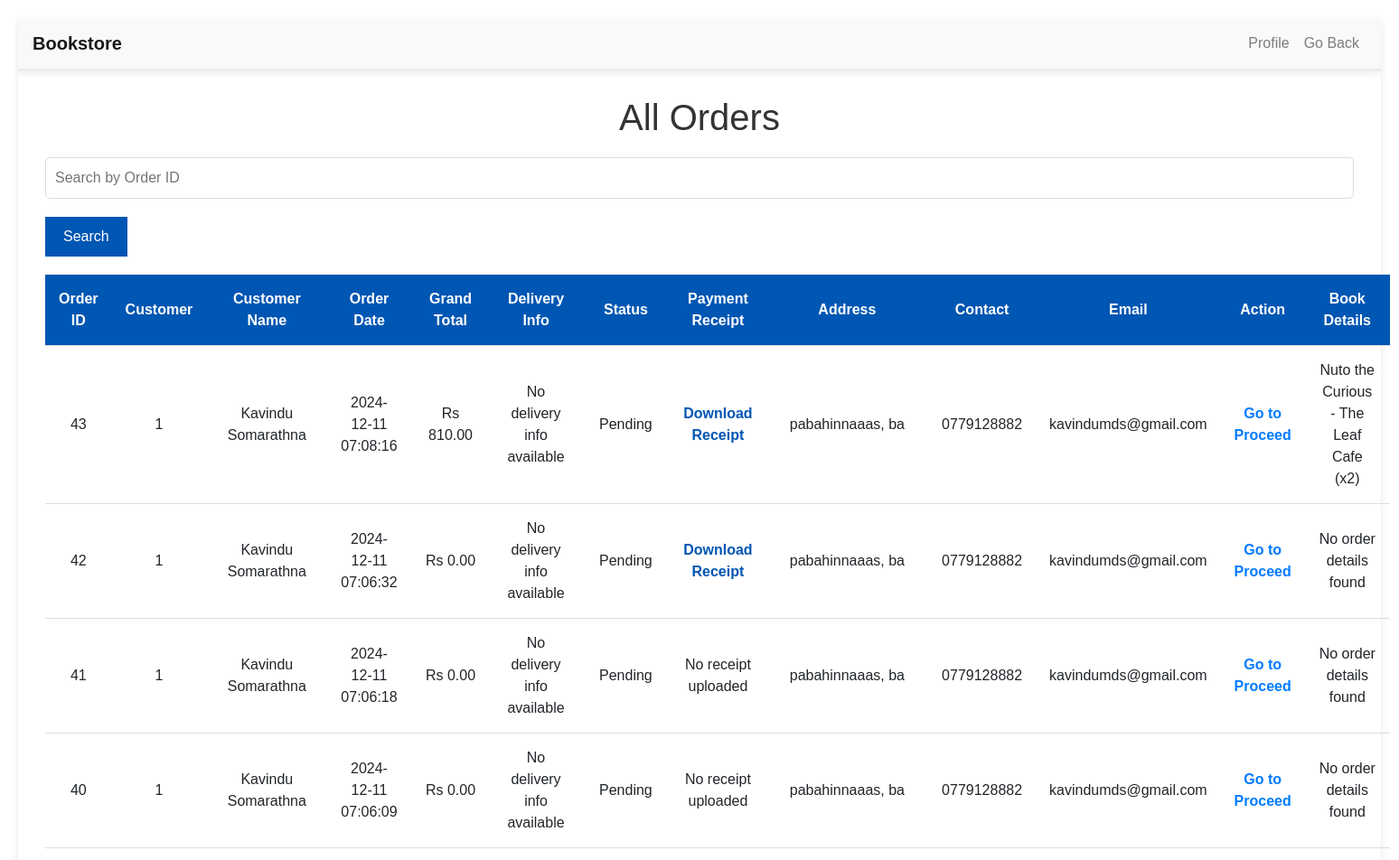
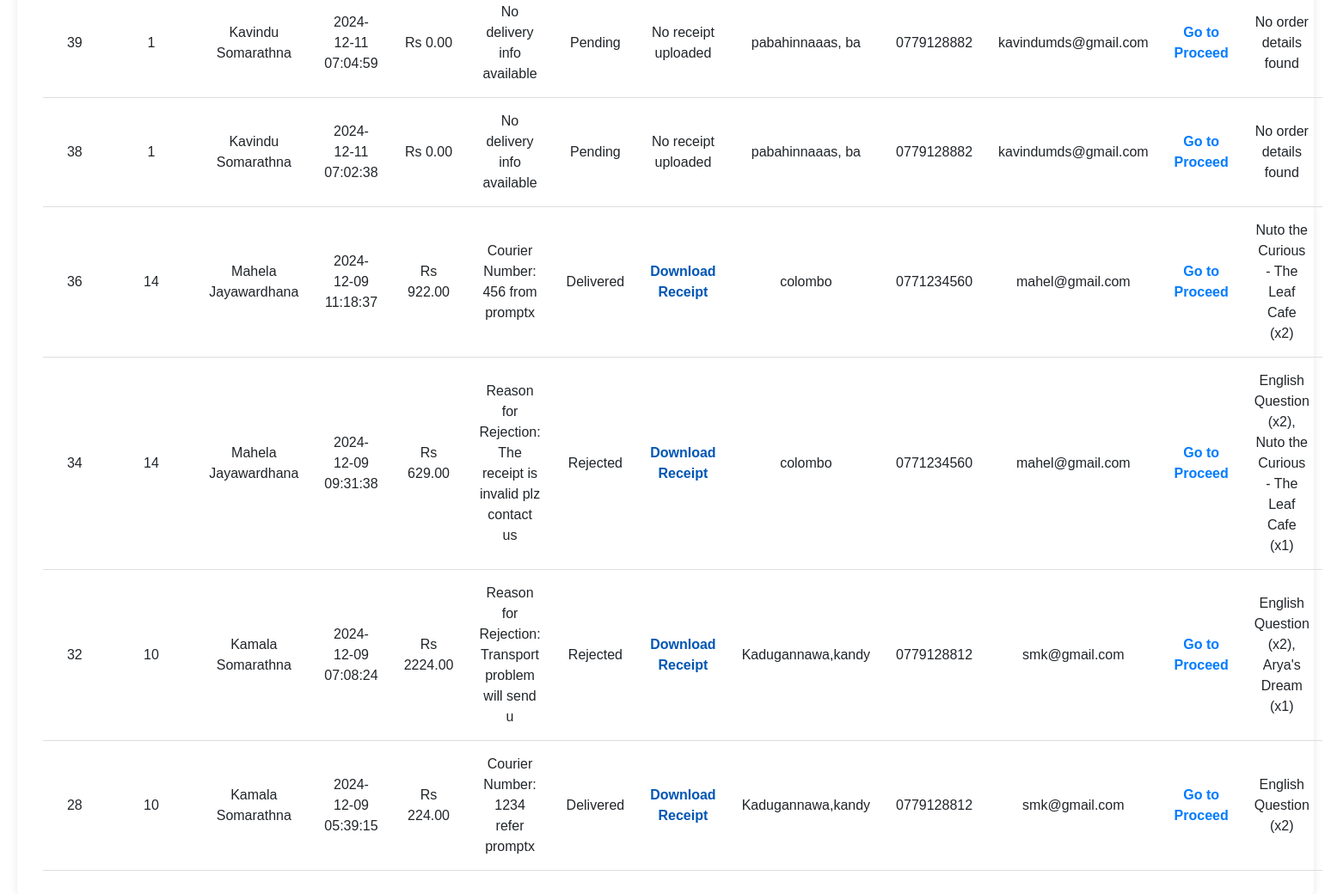
Page /orderview/employee_order.php (signed in) on the committed database (2 pictures, top to bottom).
### tables this page shows
CREATE TABLE `orders` (
  `order_id` int(11) NOT NULL,
  `grand_total` decimal(10,2) NOT NULL,
  `receipt` varchar(255) DEFAULT NULL,
  `order_date` timestamp NOT NULL DEFAULT current_timestamp(),
  `userid` int(11) NOT NULL,
  `status` varchar(50) DEFAULT 'Pending'
);

CREATE TABLE `customer` (
  `id` int(11) NOT NULL,
  `firstname` varchar(50) NOT NULL,
  `lastname` varchar(50) NOT NULL,
  `address` text NOT NULL,
  `contact` varchar(15) NOT NULL,
  `email` varchar(100) NOT NULL,
  `password` varchar(255) NOT NULL,
  `photo` varchar(255) DEFAULT NULL
);

CREATE TABLE `delivery` (
  `delivery_id` int(11) NOT NULL,
  `order_id` int(11) NOT NULL,
  `courier_number` varchar(255) DEFAULT NULL,
  `status` enum('delivered','rejected') NOT NULL,
  `reason` text DEFAULT NULL,
  `delivery_date` timestamp NOT NULL DEFAULT current_timestamp()
);

### orderview/employee_order.php (the view, shortened to what this page needs)
<?php
include('../connect.php');
$profilePage = "profile.php";
if ($_SESSION['user_role'] === "admin") {
    $profilePage = "../profile_admin.php";
} elseif ($_SESSION['user_role'] === "order") {
    $profilePage = "../profile_order.php";
} elseif ($_SESSION['user_role'] === "inventory") {
    $profilePage = "../profile_inventory.php";
}
$searchTerm = isset($_GET['search']) ? $_GET['search'] : '';
$sql = "SELECT orders.*,
               CONCAT(customer.firstname, ' ', customer.lastname) AS customer_name,
               customer.address,
               customer.contact,
               customer.email
        FROM orders
        LEFT JOIN customer ON orders.userid = customer.id";
if (!empty($searchTerm)) {
    $sql .= " WHERE orders.order_id = ?";
    $stmt = $conn->prepare($sql);
    $stmt->bind_param("i", $searchTerm);
    $stmt->execute();
    $result = $stmt->get_result();
} else {
    $sql .= " ORDER BY orders.order_date DESC";
    $result = $conn->query($sql);
}
?>
<!DOCTYPE html>
<html lang="en">
<head>
    <link rel="stylesheet" href="style.css">
    <link rel="stylesheet" href="https://stackpath.bootstrapcdn.com/bootstrap/4.5.2/css/bootstrap.min.css">
</head>
<body>
<nav class="navbar navbar-expand-lg navbar-light bg-light">
    <a class="navbar-brand" href="#">Bookstore</a>
    <div class="navbar-nav ml-auto">
        <a class="nav-item nav-link" href="<?php echo $profilePage; ?>">Profile</a>
        <a class="nav-item nav-link" href="javascript:history.back()">Go Back</a>
    </div>
</nav>
<div class="order-container">
    <h1>All Orders</h1>
    <form method="get" action="">
        <input type="text" name="search" placeholder="Search by Order ID" value="<?php echo htmlspecialchars($searchTerm); ?>">
        <button type="submit">Search</button>
    </form>
    <?php if ($result && $result->num_rows > 0): ?>
        <table class="order-table">
            <thead>
                <tr>
                    <th>Order ID</th>
                    <th>Customer</th>
                    <th>Customer Name</th>
                    <th>Order Date</th>
                    <th>Grand Total</th>
                    <th>Delivery Info</th>
                    <th>Status</th>
                    <th>Payment Receipt</th>
                    <th>Address</th>
                    <th>Contact</th>
                    <th>Email</th>
                    <th>Action</th>
                    <th>Book Details</th>
                </tr>
            </thead>
            <tbody>
                <?php while ($order = $result->fetch_assoc()): ?>
                <tr>
                    <td><?php echo $order['order_id']; ?></td>
                    <td><?php echo $order['userid']; ?></td>
                    <td><?php echo $order['customer_name']; ?></td>
                    <td><?php echo $order['order_date']; ?></td>
                    <td>Rs <?php echo $order['grand_total']; ?></td>
                    <td>
                    <?php
                        $order_id = (int)$order['order_id'];
                        $delivery_sql = "SELECT * FROM delivery WHERE order_id = $order_id";
                        $result_delivery = $conn->query($delivery_sql);
                        if ($result_delivery) {
                            $delivery_info = $result_delivery->fetch_assoc();
                            if ($delivery_info) {
                                if ($delivery_info['status'] == 'delivered') {
                                    echo "Courier Number: " . htmlspecialchars($delivery_info['courier_number'], ENT_QUOTES, 'UTF-8');
                                } else {
                                    echo "Reason for Rejection: " . htmlspecialchars($delivery_info['reason'], ENT_QUOTES, 'UTF-8');
                                }
                            } else {
                                echo "No delivery info available";
                            }
                        } else {
                            echo "Failed to fetch delivery details";
                        }
                    ?>
                    </td>
                    <td><?php echo $order['status']; ?></td>
                    <td>
                        <?php if ($order['receipt'] != NULL): ?>
                            <a href="../Cart/<?php echo $order['receipt']; ?>" download class="download-btn">Download Receipt</a>
                        <?php else: ?>
                            <span>No receipt uploaded</span>
                        <?php endif; ?>
                    </td>
                    <td><?php echo $order['address']; ?></td>
                    <td><?php echo $order['contact']; ?></td>
                    <td><?php echo $order['email']; ?></td>
                    <td>
                        <a href="process_order.php?order_id=<?php echo $order['order_id']; ?>">Go to Proceed</a>
                    </td>
                    <td>
                    <?php
                    $order_id = (int)$order['order_id'];
                    $order_details_sql = "SELECT od.*, b.name AS book_name
                                        FROM order_items od
                                        JOIN book b ON od.bookid = b.book_id
                                        WHERE od.order_id = $order_id";
                    $result_details = $conn->query($order_details_sql);
                    if ($result_details && $result_details->num_rows > 0) {
                        $order_items = [];
                        while ($item = $result_details->fetch_assoc()) {
                            $order_items[] = htmlspecialchars($item['book_name'], ENT_QUOTES, 'UTF-8') .
                                            " (x" . (int)$item['quantity'] . ")";
                        }
                        echo implode(", ", $order_items);
                    } else {
                        echo "No order details found";
                    }
                ?>
    </td>
                </tr>
                <?php endwhile; ?>
            </tbody>
        </table>
    <?php else: ?>
        <p>No orders available.</p>
    <?php endif; ?>
</div>
</body>
</html>

### orderview/style.css (style rules this page uses)
* { margin: 0; padding: 0; box-sizing: border-box; font-family: Arial, sans-serif; }
body { background-color: #f4f6f9; align-items: center; justify-content: center; min-height: 100vh; padding: 20px; color: #333; }
h1 { font-size: 24px; margin-bottom: 20px; color: #333; text-align: center; }
.order-container { background: #fff; border-radius: 8px; box-shadow: 0 0 10px rgba(0, 0, 0, 0.1); padding: 30px; width: 100%; margin: 0 auto; }
.order-table { width: 100%; border-collapse: collapse; margin-top: 20px; }
.order-table th, .order-table td { padding: 15px; text-align: center; font-size: 16px; border-bottom: 1px solid #ddd; }
.order-table th { background-color: #0056b3; color: white; }
.order-table a.download-btn { text-decoration: none; color: #0056b3; font-weight: bold; }
form { margin-top: 20px; }
input[type="text"], textarea, select { width: 100%; padding: 10px; border: 1px solid #ddd; border-radius: 5px; margin-bottom: 20px; }
button { background-color: #0056b3; color: white; border: none; padding: 10px 20px; border-radius: 5px; cursor: pointer; font-size: 16px; transition: background-color 0.3s ease; }
a { color: #0056b3; text-decoration: none; font-weight: bold; }
.navbar { position: fixed; top: 0; width: 100%; z-index: 1000; background-color: #f8f9fa; box-shadow: 0 4px 8px rgba(0, 0, 0, 0.1); }
.navbar-brand { font-weight: bold; color: #333; }
.navbar-nav .nav-link { color: #333; font-weight: 500; }

### rows in the picture
orders: order_id "43", userid "1", customer_name "Kavindu Somarathna", order_date "2024-12-11 07:08:16", grand_total "810.00", shows "No delivery info available", status "Pending", userid.address "pabahinnaaas, ba", userid.contact "0779128882", userid.email "kavindumds@gmail.com", order_items "Nuto the Curious - The Leaf Cafe (x2)"
orders: order_id "42", userid "1", customer_name "Kavindu Somarathna", order_date "2024-12-11 07:06:32", grand_total "0.00", shows "No delivery info available", status "Pending", userid.address "pabahinnaaas, ba", userid.contact "0779128882", userid.email "kavindumds@gmail.com", shows "No order details found"
orders: order_id "41", userid "1", customer_name "Kavindu Somarathna", order_date "2024-12-11 07:06:18", grand_total "0.00", shows "No delivery info available", status "Pending", shows "No receipt uploaded", userid.address "pabahinnaaas, ba", userid.contact "0779128882", userid.email "kavindumds@gmail.com", shows "No order details found"
orders: order_id "40", userid "1", customer_name "Kavindu Somarathna", order_date "2024-12-11 07:06:09", grand_total "0.00", shows "No delivery info available", status "Pending", shows "No receipt uploaded", userid.address "pabahinnaaas, ba", userid.contact "0779128882", userid.email "kavindumds@gmail.com", shows "No order details found"
orders: order_id "39", userid "1", customer_name "Kavindu Somarathna", order_date "2024-12-11 07:04:59", grand_total "0.00", shows "No delivery info available", status "Pending", shows "No receipt uploaded", userid.address "pabahinnaaas, ba", userid.contact "0779128882", userid.email "kavindumds@gmail.com", shows "No order details found"
orders: order_id "38", userid "1", customer_name "Kavindu Somarathna", order_date "2024-12-11 07:02:38", grand_total "0.00", shows "No delivery info available", status "Pending", shows "No receipt uploaded", userid.address "pabahinnaaas, ba", userid.contact "0779128882", userid.email "kavindumds@gmail.com", shows "No order details found"
orders: order_id "36", userid "14", customer_name "Mahela Jayawardhana", order_date "2024-12-09 11:18:37", grand_total "922.00", delivery.courier_number "456 from promptx", status "Delivered", userid.address "colombo", userid.contact "0771234560", userid.email "mahel@gmail.com", order_items "Nuto the Curious - The Leaf Cafe (x2)"
orders: order_id "34", userid "14", customer_name "Mahela Jayawardhana", order_date "2024-12-09 09:31:38", grand_total "629.00", delivery.reason "The receipt is invalid plz contact us", status "Rejected", userid.address "colombo", userid.contact "0771234560", userid.email "mahel@gmail.com", order_items "English Question (x2), Nuto the Curious - The Leaf Cafe (x1)"
orders: order_id "32", userid "10", customer_name "Kamala Somarathna", order_date "2024-12-09 07:08:24", grand_total "2224.00", delivery.reason "Transport problem will send u", status "Rejected", userid.address "Kadugannawa,kandy", userid.contact "0779128812", userid.email "smk@gmail.com", order_items "English Question (x2), Arya's Dream (x1)"
orders: order_id "28", userid "10", customer_name "Kamala Somarathna", order_date "2024-12-09 05:39:15", grand_total "224.00", delivery.courier_number "1234 refer promptx", status "Delivered", userid.address "Kadugannawa,kandy", userid.contact "0779128812", userid.email "smk@gmail.com", order_items "English Question (x2)"
